Frame 1 (no input): blank canvas, image omitted
Frame 60 (the mouse pressed at the canvas centre just before this capture): blank canvas, image omitted
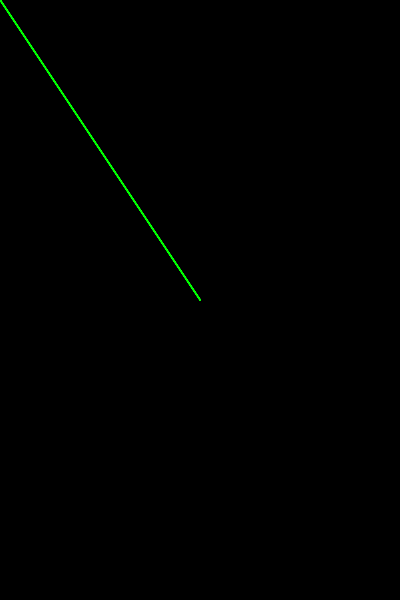
Frame 120 (the mouse held since frame 60 and released just before this capture)

The Processing sketch whose frames 1 and 60 were blank and that drew this single picture after the mouse press (run headless with seeded random() and noise(); from frame 60 on, the mouse is pressed at the canvas centre):

// Processing sketch: processing_83325
// ── processing_83325.pde

void setup()
{
 size(400, 600);
 background(0, 0, 0);
 smooth();
}

void draw()
{
 stroke(0, 255, 0);
 line(0, 0, mouseX, mouseY);
}
